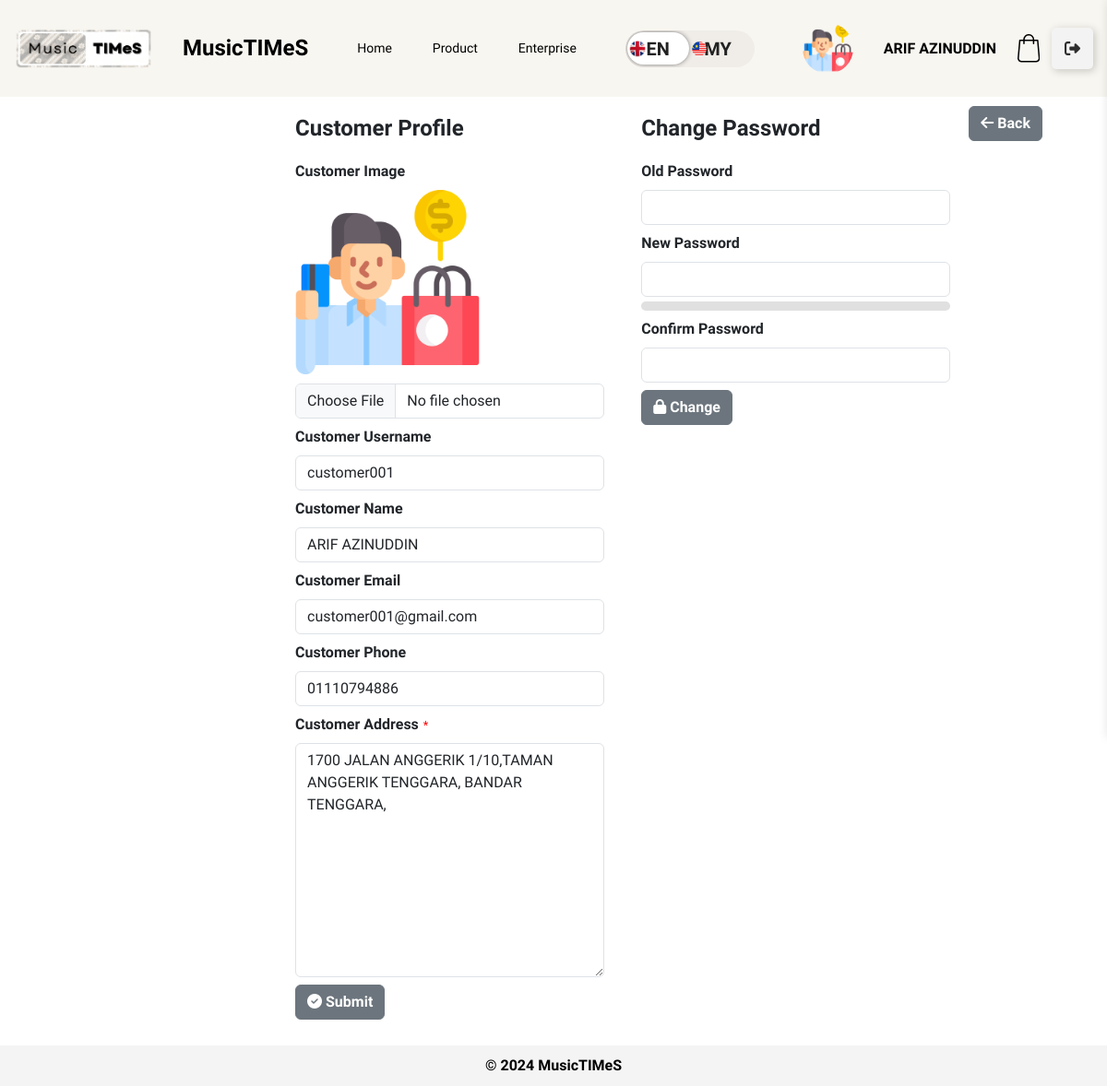
The app's page /customer/customer-profile.php (signed in) with its own data.
### tables this page shows
CREATE TABLE `customers` (
  `customer_id` int(11) NOT NULL,
  `customer_name` varchar(100) DEFAULT NULL,
  `customer_username` varchar(20) DEFAULT NULL,
  `customer_email` varchar(100) DEFAULT NULL,
  `customer_password` varchar(255) DEFAULT NULL,
  `customer_image` varchar(255) DEFAULT NULL,
  `customer_phone` varchar(15) DEFAULT NULL,
  `customer_address` text DEFAULT NULL,
  `customer_status` enum('active','inactive','pending') DEFAULT NULL,
  `confirm_password` varchar(255) DEFAULT NULL,
  `otp` int(6) DEFAULT NULL,
  `otp_sent_at` timestamp NULL DEFAULT NULL,
  `verified_at` timestamp NULL DEFAULT NULL,
  `is_verified` tinyint(1) NOT NULL
);

### customer/customer-profile.php (the view, shortened to what this page needs)
<?php include './layout/main.php'; ?>
<head>
<link rel="stylesheet" href="https://cdnjs.cloudflare.com/ajax/libs/font-awesome/5.15.1/css/all.min.css">
</head>
<main>
        <?php
            $customer_username = $_SESSION['customer_username'];
            $query = "SELECT * FROM customers WHERE customer_username='$customer_username'";
            $result = $conn->query($query);
            $customer = $result->fetch_assoc();
        ?>
        <section style="margin-left: 300px;">
        <h1 style="text-align: center; font-weight: bold; margin-bottom: 20px;"><?php echo __('customer_profile')?></h1>
        <form action="./controller/update-profile.php?id=<?=$customer['customer_id']?>" method="post" enctype="multipart/form-data">
            <div class="mb-2">
                <label class="form-label" style="font-weight: bold;"><?php echo __('customer_image')?></label><br>
                <?php
                    $customerImagePath = '/musictimes/image/customer/' . $customer['customer_image'];
                    $defaultImagePath = '/musictimes/image/default-customer.png';
                    $fullCustomerImagePath = $_SERVER['DOCUMENT_ROOT'] . $customerImagePath;
                    if (file_exists($fullCustomerImagePath) && !empty($customer['customer_image'])) {
                        $imageSrc = $customerImagePath;
                    } else {
                        $imageSrc = $defaultImagePath;
                    }
                ?>
                <img style="width: 200px; height: 200px; margin-bottom: 10px;" src="<?= $imageSrc ?>" alt="Customer image">
                <input type="file" name="image" accept="image/*" class="form-control">
            </div>
            <div class="mb-2">
                <label class="form-label" style="font-weight: bold;"><?php echo __('customer_username'); ?></label>
                <input type="text" name="customer_username" class="form-control" style="cursor:not-allowed;" value="<?= htmlspecialchars($customer['customer_username']); ?>" readonly>
            </div>
            <div class="mb-2">
                <label class="form-label" style="font-weight: bold;"><?php echo __('customer_name')?></label>
                <input type="text" name="customer_name" class="form-control" value="<?=$customer['customer_name']?>">
            </div>
            <div class="mb-2">
                <label class="form-label" style="font-weight: bold;"><?php echo __('customer_email')?></label>
                <input type="email" name="customer_email"  class="form-control" style="cursor:not-allowed;" value="<?= htmlspecialchars($customer['customer_email']);?>" readonly>
            </div>
            <div class="mb-2">
                <label class="form-label" style="font-weight: bold;"><?php echo __('customer_phone')?></label>
                <input type="tel" name="customer_phone" class="form-control" value="<?= htmlspecialchars($customer['customer_phone']) ?>" placeholder="Enter Phone Number (e.g. 6011111111)" pattern="\d{10,15}" title="Please enter a valid phone number with only numeric characters (10-15 digits)" oninput="this.value = this.value.replace(/[^0-9]/g, '');">
            </div>
            <div class="mb-2">
                <label class="form-label" style="font-weight: bold;"><?php echo __('customer_address')?><span style="color: red;">*</span></label>
                <textarea name="customer_address" cols="30" rows="10"  class="form-control" placeholder="Enter Address" required><?=$customer['customer_address']?></textarea>
            </div>
            <div class="mb-2">
                <button type="submit" class="btn btn-secondary"><i class="fa-solid fa-circle-check fa-beat-fade"></i><strong> <?php echo __('submit')?></strong></button>
            </div>
        </form>
</section>
<section>
    <div class="new_password-form">
        <form action="./controller/change-password.php" method="post">
            <h1 style="text-align: center; font-weight: bold; margin-bottom: 20px"><?php echo __('change_password')?></h1>
            <div class="mb-2">
                <label class="form-label" style="font-weight: bold;"><?php echo __('old_password')?></label>
                <input type="password" name="old_password" class="form-control" required>
            </div>
            <div class="mb-2">
                <label class="form-label" style="font-weight: bold;"><?php echo __('new_password')?></label>
                <input type="password" name="new_password" id="new_password" class="form-control" oninput="checkPasswordStrength()" required>
                <div id="password-strength" class="strength-meter">
                    <div id="strength-bar"></div>
                </div>
            </div>
            <div class="mb-2">
                <label class="form-label" style="font-weight: bold;"><?php echo __('confirm_password')?></label>
                <input type="password" name="confirm_password" class="form-control" required>
            </div>
            <div class="mb-2">
                <button type="submit" class="btn btn-secondary"><i class="fa-solid fa-lock fa-beat-fade"></i><strong> <?php echo __('change')?></strong></button>
            </div>
        </form>
    </div>
</section>
    <div style="margin-top: 10px; margin-right: 70px;">
        <a href="./product-listing.php" class="btn btn-secondary"><i class="fa-solid fa-arrow-left fa-beat-fade"></i><strong> <?php echo __('back')?></strong></a>
        </div>
</main>
<?php include './layout/footer.php'; ?>
</body>
</html>

### customer/layout/main.php (shortened to what this page needs)
<?php
include '../db.php';
?>
<?php
$language = 'en';
$langFile = "../languages/{$language}.php";
if (file_exists($langFile)) {
    $translations = include $langFile;
} else {
    $translations = [];
}
function __($key) {
    global $translations;
    return $translations[$key] ?? $key;
}
?>
<!DOCTYPE html>
<html lang="en">
<head>
    <link href="https://cdn.jsdelivr.net/npm/bootstrap@5.3.2/dist/css/bootstrap.min.css" rel="stylesheet">
    <link rel="stylesheet" href="../style/sidebar_enterprise.css">
    <link rel="stylesheet" href="../style/customer_main.css">
</head>
<body>
<header>
    <img src="../image/logo.png" alt="MusicTIMeS Logo" id="logo">
    <h1 style="font-weight: bold;">MusicTIMeS</h1>
    <nav id="navbar">
        <a href="./homepage.php" id="nav-home" onclick="setActive(event, 'nav-home', './homepage.php')"><?php echo __('home'); ?></a>
        <a href="./product-listing.php" id="nav-product" onclick="setActive(event, 'nav-product', './product-listing.php')"><?php echo __('product'); ?></a>
        <a href="./enterprise-listing.php" id="nav-enterprise" onclick="setActive(event, 'nav-enterprise', './enterprise-listing.php')"><?php echo __('enterprise'); ?></a>
    </nav>
    <div class="header-options">
        <div class="btn-container">
            <form method="post" id="languageForm">
                <label class="switch btn-language-mode-switch">
                    <label class="btn-language-mode-switch-inner" data-off="en" data-on="my" for="language_mode" style="text-transform: uppercase; display:flex;align-items:center; font-size:12px">
                        <img src="../image/england.png" alt="EN Flag" style="width: 20px; height: 20px; margin-left:3px; z-index:1000" /></img>
                        <img src="../image/malaysia.png" alt="MY Flag" style="width: 20px; height: 20px; margin-left:47px; z-index:1000" /></img>
                    </label>
                </label>
            </form>
        </div>
        <div class="profile-option" style="background-color: #F8F6F0;">
            <?php
                $customer_username = $_SESSION['customer_username'];
                $query = "SELECT customer_name, customer_image, customer_address FROM customers WHERE customer_username='$customer_username'";
                $result = $conn->query($query);
                $customer = $result->fetch_assoc();
            ?>
            <div class="profile-info">
                <div class="profile-image">
                <?php
                $image_path = "/musictimes/image/customer/";
                $default_image = "/musictimes/image/default-customer.png";
                if (!empty($customer['customer_image']) && file_exists($_SERVER['DOCUMENT_ROOT'] . $image_path . $customer['customer_image'])) {
                    $image_path .= $customer['customer_image'];
                } else {
                    $image_path = $default_image;
                }
                echo '<img src="' . htmlspecialchars($image_path, ENT_QUOTES, 'UTF-8') . '" alt="Customer Profile Image" style="width: 50%; height: 50%; max-width: 100px; max-height: 100px; border-radius: 50%;">';
                ?>
                </div>
                <div class="profile-details">
                <a href="./customer-profile.php" class="customer-link" style="color: initial; text-decoration: none;" onmouseover="this.style.color='grey'" onmouseout="this.style.color='initial'">
                    <p class="customer-name"><?php echo htmlspecialchars($customer['customer_name'], ENT_QUOTES, 'UTF-8'); ?></p>
                </a>
                </div>
            </div>
        </div>
        <?php
        $totalQuantity = 0;
        ?>
        <button id="cart_quantity" data-quantity="<?php echo $totalQuantity; ?>" class="btn-cart" id="cart-toggle" onclick="handleCart()">
            <svg class="icon-cart" viewBox="0 0 24.38 30.52" height="30.52" width="24.38" xmlns="http://www.w3.org/2000/svg">
                <title><?php echo __('cart'); ?></title>
                <path transform="translate(-3.62 -0.85)" d="M28,27.3,26.24,7.51a.75.75,0,0,0-.76-.69h-3.7a6,6,0,0,0-12,0H6.13a.76.76,0,0,0-.76.69L3.62,27.3v.07a4.29,4.29,0,0,0,4.52,4H23.48a4.29,4.29,0,0,0,4.52-4ZM15.81,2.37a4.47,4.47,0,0,1,4.46,4.45H11.35a4.47,4.47,0,0,1,4.46-4.45Zm7.67,27.48H8.13a2.79,2.79,0,0,1-3-2.45L6.83,8.34h3V11a.76.76,0,0,0,1.52,0V8.34h8.92V11a.76.76,0,0,0,1.52,0V8.34h3L26.48,27.4a2.79,2.79,0,0,1-3,2.44Zm0,0"></path>
            </svg>
        </button>
        <a class="logout-button" onclick="confirmLogout()">
        <div class="sign"></div>
        <div class="text"><?php echo __('logout'); ?></div></a>
    </div>
</header>

### style/sidebar_enterprise.css (style rules this page uses)
* { font-family: "Freeman", sans-serif; }
body { font-family: Arial Narrow; margin: 0; padding: 0; display: flex; flex-direction: column; min-height: 100vh; background-color: #f4f4f4; }
header { background-color: #F8F6F0; color: black; padding: 15px; text-align: center; flex-shrink: 0; display: flex; justify-content: space-between; align-items: center; box-shadow: 0 2px 5px rgba(0, 0, 0, 0.2); }
#logo { max-width: 150px; height: auto; }
h1 { margin: 0; font-size: 1.5em; display: flex; align-items: center; }
span { font-weight: normal; font-size: 0.8em; margin-left: 5px; }
.header-options { display: flex; align-items: center; }
.language-dropdown, .profile-option, .logout-option { margin-left: 20px; }
.language-dropdown a, .profile-option a, .logout-option a { color: black; }
a { color: white; text-decoration: none; }
.logout-button { --black: #000000; --ch-black: #141414; --eer-black: #1b1b1b; --night-rider: #2e2e2e; --white: #ffffff; --af-white: #f3f3f3; --ch-white: #e1e1e1; display: flex; align-items: center; justify-content: flex-start; width: 45px; height: 45px; border: none; border-radius: 5px; cursor: pointer; position: relative; overflow: hidden; transition-duration: .3s; box-shadow: 2px 2px 10px rgba(0, 0, 0, 0.199); background-color: var(--af-white); }
.sign { width: 100%; transition-duration: .3s; display: flex; align-items: center; justify-content: center; }
.sign svg { width: 17px; }
main { display: flex; flex: 1; background-color: #fff; }
nav a { color: #5B5959; text-decoration: none; font-weight: none; font-size: 14px; }
section { flex: 1; padding: 20px; }
.btn-container { display: table-cell; vertical-align: middle; text-align: center; }
.btn-language-mode-switch { display: inline-block; margin: 0px; position: relative; }
.btn-language-mode-switch > label.btn-language-mode-switch-inner { margin: 0px; width: 140px; height: 40px; background-color: #f0ede9; border-radius: 26px; overflow: hidden; position: relative; transition: all 0.3s ease; display: block; }
.btn-language-mode-switch > label.btn-language-mode-switch-inner:before { content: attr(data-on); position: absolute; font-size: 20px; font-weight: 600; right: 25px; color: #222; }
.btn-language-mode-switch > label.btn-language-mode-switch-inner:after { content: attr(data-off); width: 67px; height: 35px; left: 2px; background: #fff; border-radius: 26px; position: absolute; font-size: 20px; display: flex; justify-content: center; text-align: center; transition: all 0.3s ease; box-shadow: 0px 0px 6px -2px #111; padding: 5px 0px; color: #222; font-weight: 600; align-items: center; }
.profile-option { display: flex; align-items: center; justify-content: space-between; padding: 10px; background-color: #F8F6F0; border-radius: 10px; }
.profile-info { display: flex; align-items: center; }
.profile-image img { width: 25%; height: 25%; max-width: 40px; max-height: 40px; border-radius: 50%; margin-right: 10px; }

### style/customer_main.css (style rules this page uses)
nav { background-color: #F8F6F0; text-align: center; }
nav a { display: inline-block; padding: 15px 20px; color: black; text-decoration: none; transition: background-color 0.3s; }
.btn-cart { display: flex; align-items: center; justify-content: center; width: 50px; height: 50px; border-radius: 10px; border: none; background-color: transparent; position: relative; }
.btn-cart::after { content: attr(data-quantity); width: fit-content; height: fit-content; position: absolute; font-size: 15px; color: black; font-family: 'Lucida Sans', 'Lucida Sans Regular', 'Lucida Grande', 'Lucida Sans Unicode', Geneva, Verdana, sans-serif; opacity: 0; visibility: hidden; transition: .2s linear; top: 115%; }
.icon-cart { width: 24.38px; height: 30.52px; transition: .2s linear; }
.profile-option { display: flex; align-items: center; justify-content: space-between; padding: 10px; background-color: lightgray; border-radius: 10px; }
.profile-info { display: flex; align-items: center; }
.profile-image img { width: 25%; height: 25%; max-width: 40px; max-height: 40px; border-radius: 50%; margin-right: 10px; }
.customer-name { font-weight: bold; margin: 0; }

### customer/layout/main.php (style rules this page uses)
* { font-family: "Freeman", sans-serif; }
.profile-details { position: relative; display: inline-block; }
.customer-link { color: initial; text-decoration: none; }

### customer/customer-profile.php (style rules this page uses)
* { font-family: "Freeman", sans-serif; }
.strength-meter { margin-top: 5px; height: 10px; width: 100%; background-color: #e0e0e0; border-radius: 5px; overflow: hidden; position: relative; }
.strength-meter div { height: 100%; transition: width 0.3s ease-in-out; }

### records on screen
customers: customer_name "ARIF AZINUDDIN", customer_username "customer001", customer_email "customer001@gmail.com", customer_phone "01110794886", customer_address "1700 JALAN ANGGERIK 1/10,TAMAN ANGGERIK TENGGARA, BANDAR TENGGARA,"

### other values on screen
__('home') "Home"
__('product') "Product"
__('enterprise') "Enterprise"
__('customer_profile') "Customer Profile"
__('customer_image') "Customer Image"
__('customer_username') "Customer Username"
__('customer_name') "Customer Name"
__('customer_email') "Customer Email"
__('customer_phone') "Customer Phone"
__('customer_address') "Customer Address"
__('submit') "Submit"
__('change_password') "Change Password"
__('old_password') "Old Password"
__('new_password') "New Password"
__('confirm_password') "Confirm Password"
